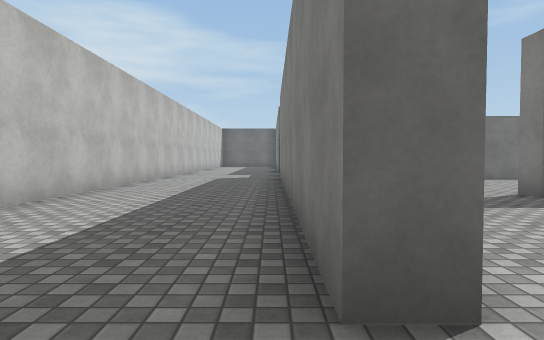
View 1 (above)

24 first-person views from a walk through a scene from a Unity 3-D project. The camera is 1.2 m above the floor, tilts 2° down and sees 75° across. The floor is counted in squares, 2 m on a side. Each view is taken from the middle of a square. On the plan, view 1 faces up. The plan holds only what a view shows up to about 10 squares ahead; the rest is blank. The player character is not drawn. Surface patterns are stand-ins for the level's own textures.

View 2
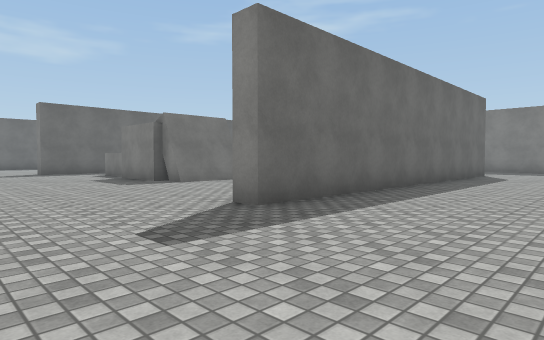

View 3
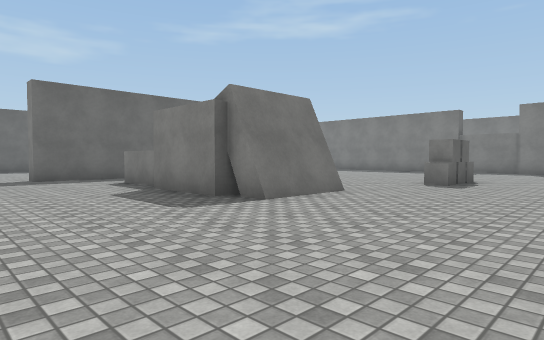

View 4
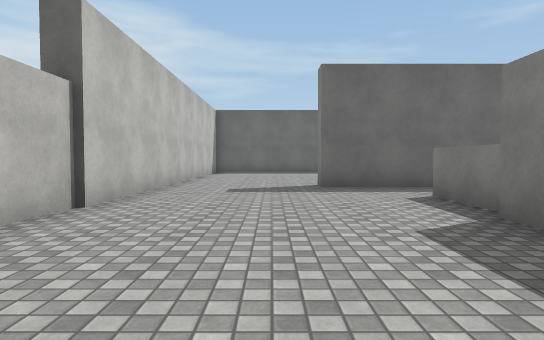

View 5
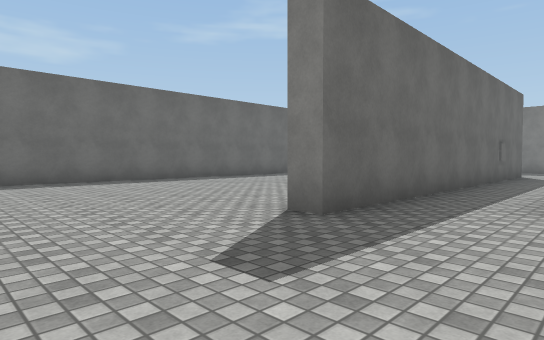

View 6
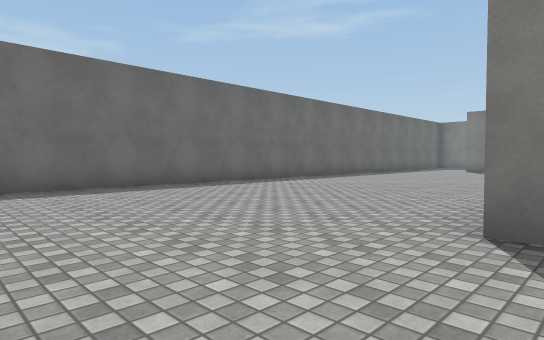

View 7
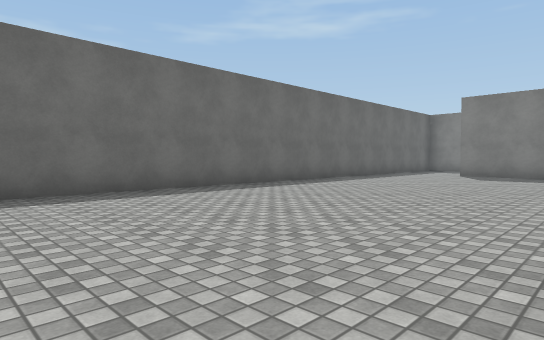

View 8
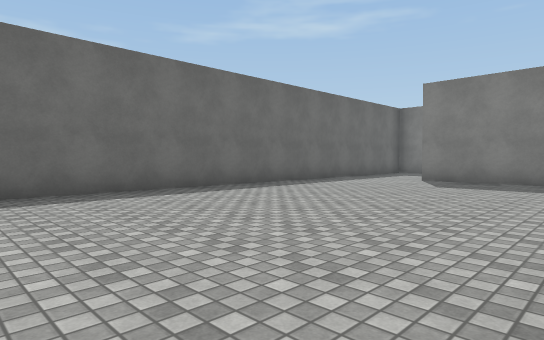

View 9
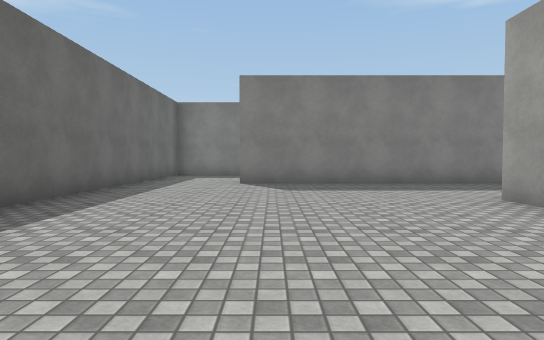

View 10
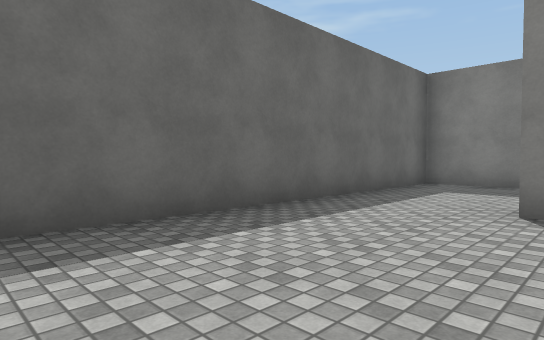

View 11
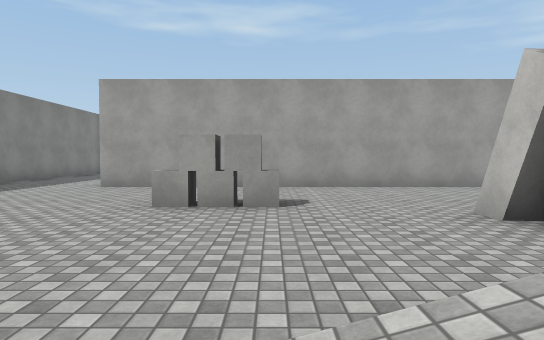

View 12
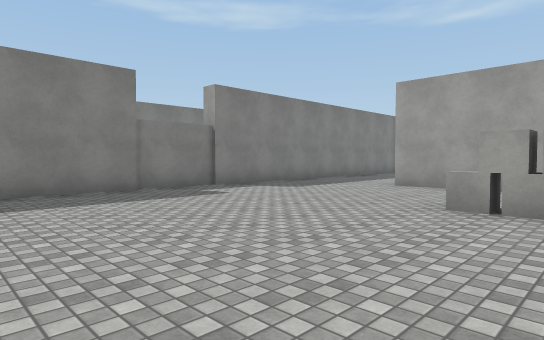

View 13
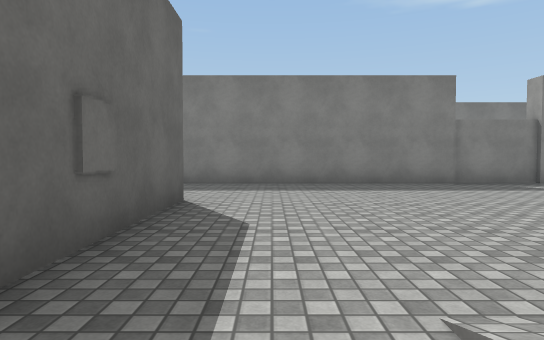

View 14
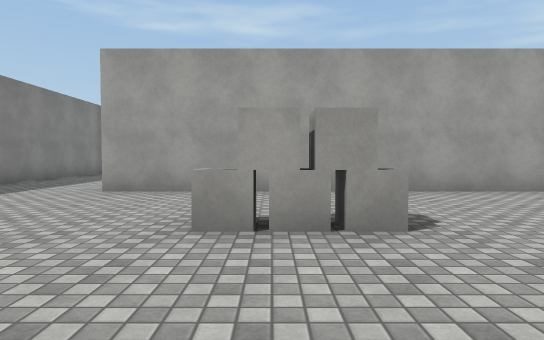

View 15
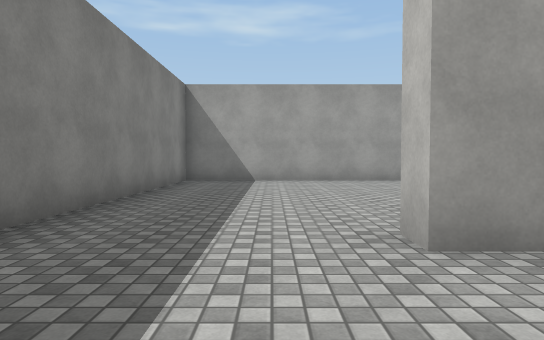

View 16
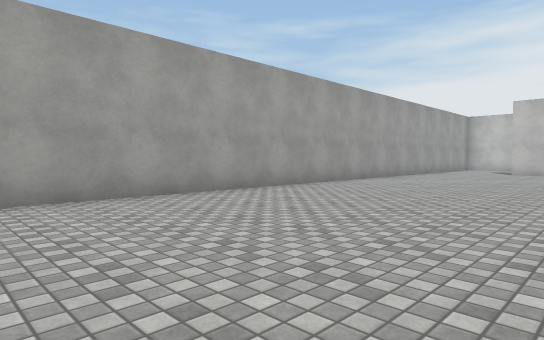

View 17
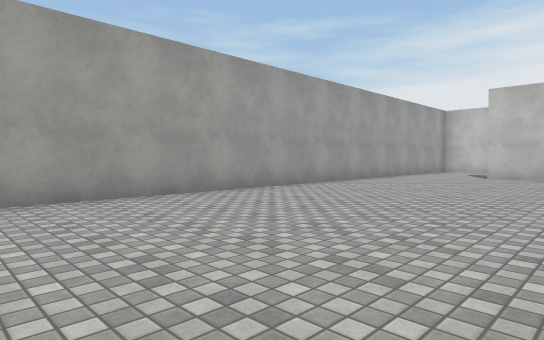

View 18
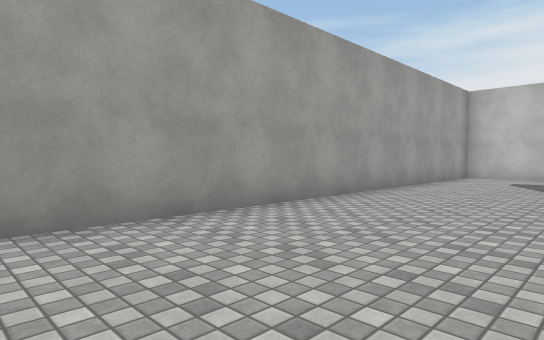

View 19
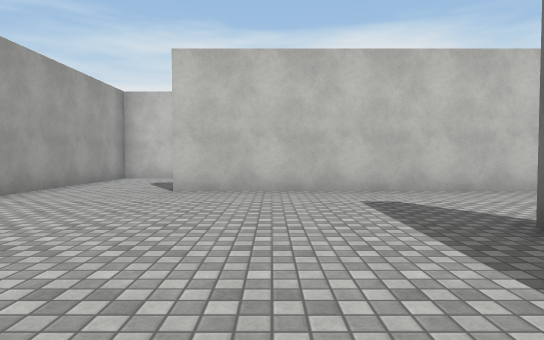

View 20
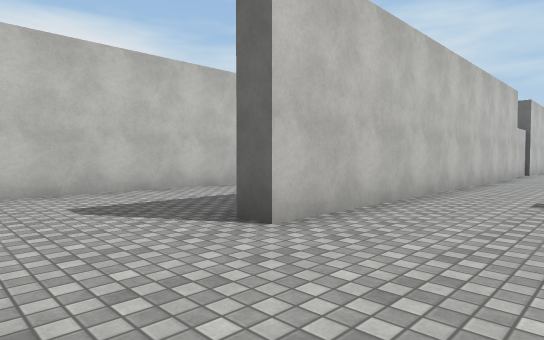

View 21
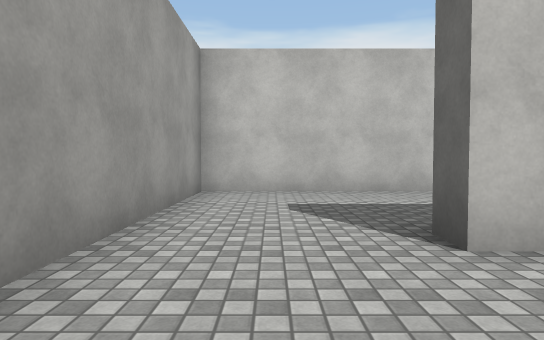

View 22
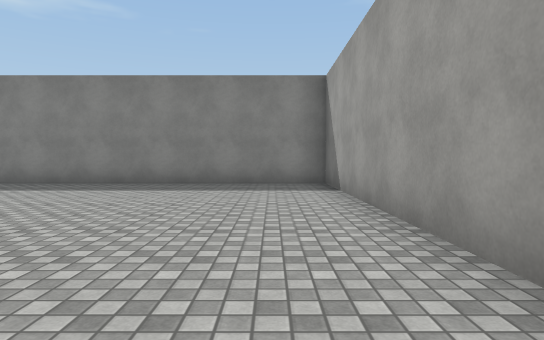

View 23
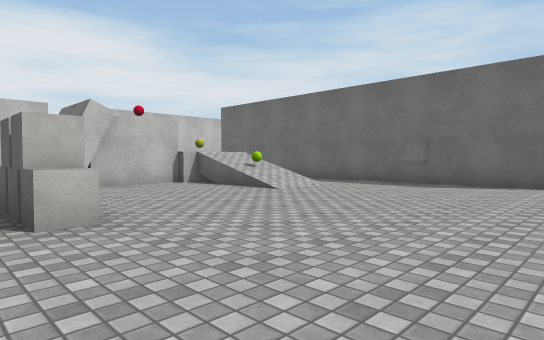

View 24
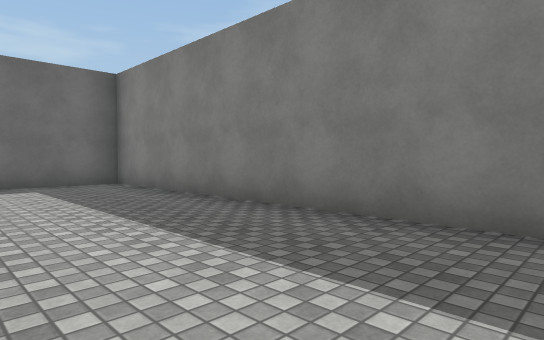

### Floor plan
Points are (right, up) in squares from view 1. A wall is a line through its corners. A room is listed if a view was taken in it or the views show most of it. See-through windows are left out.
Room 1 (views 1, 2, 3, 4, 5, 6, 7, 8, 9, 10, 11, 12, 13, 14, 15, 16, 17, 18, 19, 20, 21, 22, 23, 24)
walls: (10.6, 16.2) (4, 16.2) (4, 16.8); (12, 5.2) (4, 5.2) (4, 5.8); (4.8, 5.7) (14, 5.7) (14, 5.2); (13.1, 16.7) (14, 16.7); (14, 16.2) (12.4, 16.2); (0.8, 10.9) (0.8, 1.3) (0.3, 1.3) (0.3, 9.8); (0.8, 19.1) (0.8, 12); (-3.2, 10) (-3.2, -1.2) (17.2, -1.2) (17.2, 20.8); (21.3, 15.4) (21.3, 23.2) (1.9, 23.2)
objects: block (6, 10) to (7, 11); block (6, 12) to (7, 12); block (8, 14); other object (9, 14); cube (10, 9); cube (11, 9)

Positions as (right, up) in squares from view 1, and headings:
1: (0, 0), facing up
2: (1, 2), facing up-right
3: (2, 6), facing up-right
4: (3, 9), facing up
5: (1, 14), facing up-right
6: (1, 16), facing up-right
7: (5, 17), facing up-right
8: (8, 17), facing up-right
9: (9, 20), facing right
10: (13, 20), facing up-right
11: (10, 14), facing down
12: (10, 14), facing down-right
13: (9, 15), facing right
14: (11, 12), facing down
15: (15, 8), facing down
16: (15, 4), facing down-left
17: (12, 4), facing down-left
18: (8, 2), facing down-left
19: (7, 3), facing left
20: (3, -1), facing up-left
21: (3, 0), facing left
22: (9, 0), facing right
23: (15, 8), facing up-left
24: (18, 15), facing up-right
